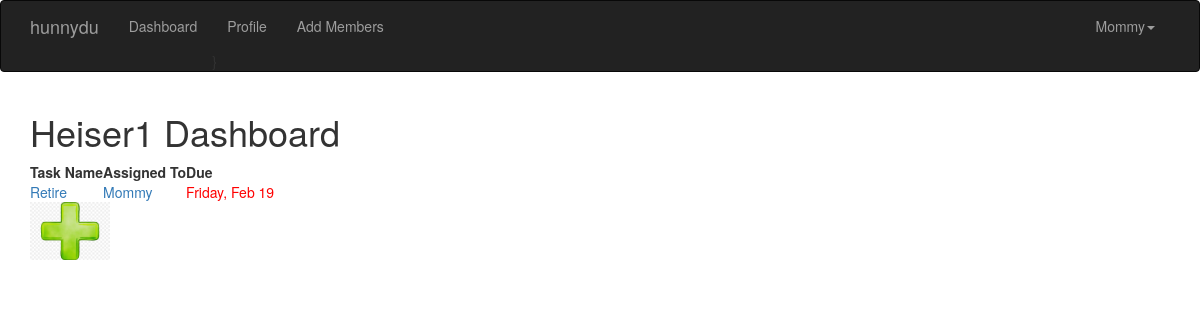
The app's page /dashboard (signed in) with its own data.
### app/models.py (models this page shows, shortened)
class User(UserMixin,db.Model):
    __tablename__ = 'users'
    id = db.Column(db.Integer, primary_key=True)
    email = db.Column(db.String(64), unique=True, index=True)
    username = db.Column(db.String(64), unique=True, index=True)
    role_id = db.Column(db.Integer, db.ForeignKey('roles.id'))
    confirmed = db.Column(db.Boolean,default=False)
    password_hash = db.Column(db.String(128))
    tasks = db.relationship('Task', backref='assigned_user',lazy='dynamic')
    family_id = db.Column(db.Integer, db.ForeignKey('families.id'))
    def can(self,perm):
        return self.role is not None and self.role.has_permission(perm)
    @property
    def password(self):
        raise AttributeError('Password cannot be read.')

class Family(db.Model):
    __tablename__='families'
    id = db.Column(db.Integer,primary_key=True)
    family_name = db.Column(db.String(64))
    members = db.relationship('User', backref='family',lazy='dynamic')

class Task(db.Model):
    __tablename__='tasks'
    id = db.Column(db.Integer,primary_key=True)
    taskname = db.Column(db.String(64))
    period = db.Column(db.String(7))
    assigned_user_id = db.Column(db.Integer, db.ForeignKey('users.id'))
    next_due = db.Column(db.DateTime())
    subtasks = db.relationship('Subtask', backref='task',lazy='dynamic')

### app/main/views.py (the view)
@main.route('/dashboard')
@login_required
def dashboard():
    tasks = Task.query.join(User, User.id == Task.assigned_user_id)\
            .filter(User.family_id == current_user.family_id).order_by(Task.next_due.asc()).all()
    return render_template('dashboard.html', tasks=tasks, today=datetime.today())

### app/auth/views.py (called while the page is built)
@auth.before_app_request
def before_request():
    if current_user.is_authenticated:
        if not current_user.confirmed and \
            request.endpoint and \
            request.blueprint != 'auth' and \
            request.endpoint != 'static':
            return redirect(url_for('auth.unconfirmed'))

### app/main/__init__.py (called while the page is built)
@main.app_context_processor
def inject_permissions():
    return dict(Permission=Permission)

### app/models.py (called while the page is built)
@login_manager.user_loader
def load_user(user_id):
    return User.query.get(int(user_id))

    def has_permission(self,perm):
        return self.permissions & perm == perm

### app/templates/dashboard.html (shortened to what this page needs)
{% extends "base.html" %}
{% import "bootstrap/wtf.html" as wtf %}
{% block page_content %}
{% if current_user.family %}
  <h1> {{current_user.family.family_name}} Dashboard </h1>
  <table>
    <thead><tr><th>Task Name</th><th>Assigned To</th><th>Due</th></tr></thead>
    {% for task in tasks %}
      <tr>
        <td>
          <a href="{{url_for('main.task',id=task.id)}}">{{task.taskname}}</a>
        </td>
        <td><a href="{{url_for('main.profile',id=task.assigned_user_id)}}">
            {{task.assigned_user.username}}</a></td>
        <td>
          {% if task.next_due.date() < today.date() %}
            <div style="color:red;">{{task.next_due.strftime("%A, %b %d")}}</div>
          {% else %}
            {{task.next_due.strftime("%A, %b %d")}}
          {% endif %}
        </td>
      </tr>
    {% endfor %}
  </table>
  {% if current_user.can(Permission.CREATE) %}
  <a href="{{url_for('main.new_task')}}">
    <img src="{{ url_for('static', filename='plus_sign.jpg') }}" style="width:7%;">
  </a>
  {% endif %}
{% else %}
  <h2>Not part of a family?</h2>
  <a href="{{url_for('auth.join_family')}}">Join a Family!</a>
  <p>or</p>
  <a href="{{url_for('auth.create_family')}}">Create a Family!</a>
{% endif %}
{% endblock %}

### app/templates/base.html (shortened to what this page needs)
{% extends "bootstrap/base.html" %}
{% block head %}
{{ super() }}
<link rel="stylesheet" type="text/css" href="{{ url_for('static', filename='styles.css') }}">
{% endblock %}
{% block navbar %}
<div class="navbar navbar-inverse" role="navigation">
    <div class="container">
        <div class="navbar-header">
            <a class="navbar-brand" href="/">hunnydu</a>
        </div>
        <div class="navbar-collapse collapse">
            <ul class="nav navbar-nav">
                <li><a href="{{url_for('main.dashboard')}}">Dashboard</a></li>
                {% if current_user.is_authenticated %}
                <li>
                  <a href="{{url_for('main.profile',id=current_user.id)}}">
                    Profile
                  </a>}
                </li>
                {% endif %}
                {% if current_user.can(Permission.ADD_USER) %}
                <li>
                  <a href="{{url_for('auth.send_family_email')}}">Add Members</a>
                </li>
                {% endif %}
            </ul>
            <ul class="nav navbar-nav navbar-right">
              {% if current_user.is_authenticated %}
                <li class="dropdown">
                    <a href="#" class="dropdown-toggle" data-toggle="dropdown">{{current_user.username}}<b class="caret"></b></a>
                </li>
              {% else %}
                <li><a href="{{ url_for('auth.login') }}">Log In</a></li>
              {% endif %}
            </ul>
        </div>
    </div>
</div>
{% endblock %}
{% block content %}
<div class="container">
    {% block page_content %}{% endblock %}
</div>
{% endblock %}

### records on screen
User: username "Mommy"
Family: family.family_name "Heiser1"
Task: taskname "Retire", assigned_user.username "Mommy", next_due "Friday, Feb 19"
